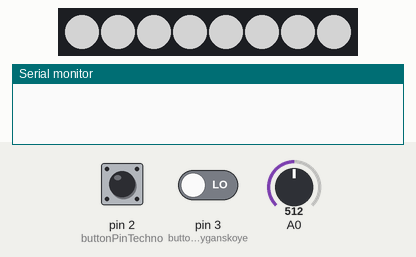
This sketch was run on a simulated Arduino Uno, built with avr-gcc and run on an emulated ATmega328P. On the bench: 8 RGB LEDs in strip order, left to right, the last lines printed to the serial monitor. Inputs (shaded band) come from the test bench; at power-on: pin 2 (buttonPinTechno) LOW, A0 = 512, pin 3 (buttonPinTsyganskoye) LOW. Dim RGB values are drawn brighter than linear; random numbers use the default seed unless the sketch sets one.

Above: at 1.2 s.
1.3 s: pin 2 (buttonPinTechno) pulled HIGH for 0.15 s
At 2.2 s:
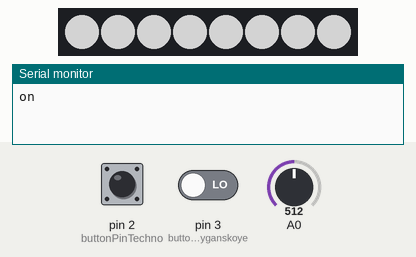
3.0 s: A0 set to 716
At 4.2 s:
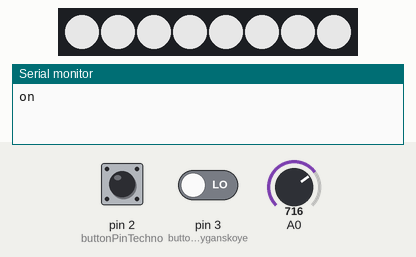
4.5 s: A0 set to 900
At 5.4 s:
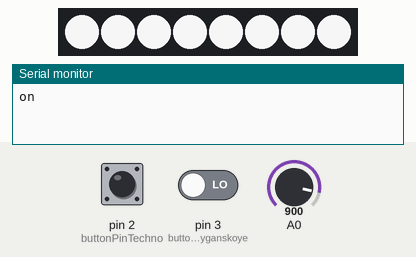
6.0 s: A0 set to 0
At 6.4 s:
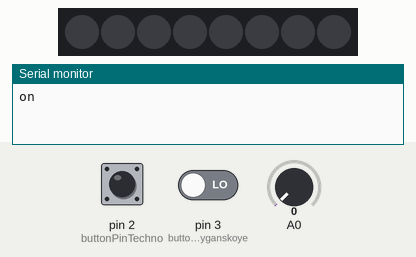
7.5 s: A0 set to 511
At 8.7 s:
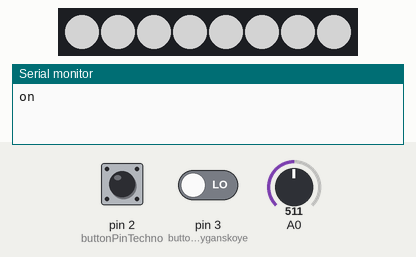
9.0 s: pin 2 (buttonPinTechno) driven HIGH and pin 3 (buttonPinTsyganskoye) driven HIGH
At 9.05 s:
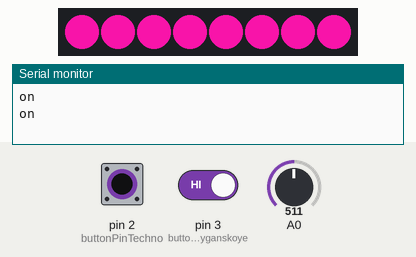
Timing chart, 0 to 14.1 s (numbered marks = the images above; inputs shaded):
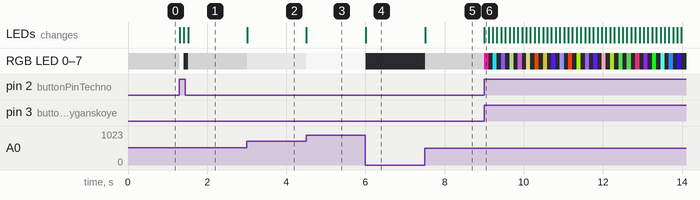

Measured:
- after the input at 1.3 s, RGB LED 0–7: RGB(127, 127, 127) → RGB(255, 255, 255) at once, → off 0.10 s later, → RGB(127, 127, 127) 0.11 s later; the LEDs: first change at once (image 1 shows a later state)
- after the input at 3.0 s, RGB LED 0–7: RGB(127, 127, 127) → RGB(178, 178, 178) at once; the LEDs: change at once (image 2)
- after the input at 4.5 s, RGB LED 0–7: RGB(178, 178, 178) → RGB(224, 224, 224) at once; the LEDs: change at once (image 3)
- after the input at 6.0 s, RGB LED 0–7: RGB(224, 224, 224) → off at once; the LEDs: change at once (image 4)
- after the input at 7.5 s, RGB LED 0–7: off → RGB(127, 127, 127) at once; the LEDs: change at once (image 5)
- after the input at 9.0 s, RGB LED 0–7: RGB(127, 127, 127) → RGB(232, 19, 158) at once, → off 0.10 s later, → RGB(38, 175, 197) 0.11 s later, → off 0.11 s later, … (48 changes in this stretch); the LEDs: change at once (image 6)

The sketch:

FUBSEQ8I2D6IO1B.ino
```cpp
#include <Adafruit_NeoPixel.h>

#define PIN      6
#define N_LEDS   8
const int buttonPinTechno = 2;     // the number of the pushbutton pin
const int buttonPinTsyganskoye = 3;     // the number of the pushbutton pin
int sensorValue=0;
int incomingByte = 0;   // for incoming serial data

int light_power=0;
int tsyganState = 0;
int technoState = 0;
String RGB = ""; //store RGB code from BT

boolean RGB_Completed = false;

Adafruit_NeoPixel strip = Adafruit_NeoPixel(N_LEDS, PIN, NEO_GRB + NEO_KHZ800);

void setup() {
  strip.begin();
  pinMode(buttonPinTechno, INPUT);
  pinMode(buttonPinTsyganskoye, INPUT);
  Serial.begin(9600);


}

void loop() {


    //checking buttons
      technoState = digitalRead(buttonPinTechno);
      tsyganState = digitalRead(buttonPinTsyganskoye);

     if (technoState == HIGH) {
      Serial.println("on");
        if(tsyganState == HIGH)
          {
                techno_tsygan();
           }
        else
          {
                techno();
          }
     } else {
       sensorValue = analogRead(A0);  // получаем текущее значение
       light_power=sensorValue*0.24926686217;
       light(light_power);
     }
     //Serial.println("bluetoth test");
}

static void chase(uint32_t c) {
  for(uint16_t i=0; i<strip.numPixels()+4; i++) {
      strip.setPixelColor(i , c); // Draw new pixel
      strip.setPixelColor(i-3, 0); // Erase pixel a few steps back
      strip.show();
      delay(250);
  }
}
static void light(int power)
{   uint32_t color=strip.Color(power, power, power);

    for(uint16_t i=0; i<strip.numPixels()+4; i++)
    {
      strip.setPixelColor(i , color); // Draw new pixel
      strip.show();
    }

}

static void techno()
{
uint32_t color=strip.Color(255, 255, 255);

  for(uint16_t i=0; i<strip.numPixels()+4; i++)
    {
      strip.setPixelColor(i , color); // Draw new pixel
      strip.show();
    }
    delay(100);
    for(uint16_t i=0; i<strip.numPixels()+4; i++)
    {
      strip.setPixelColor(i, 0); // Erase pixel a few steps back
      strip.show();

    }
        delay(100);
}
static void techno_tsygan()
{
  uint32_t color=get_random_color();
  for(uint16_t i=0; i<strip.numPixels()+4; i++)
    {
      strip.setPixelColor(i , color); // Draw new pixel
      strip.show();
    }
    delay(100);
    for(uint16_t i=0; i<strip.numPixels()+4; i++)
    {
      strip.setPixelColor(i, 0); // Erase pixel a few steps back
      strip.show();

    }
        delay(100);


}
uint32_t get_random_color()
{
        int r= random(0, 255);
        int g= random(0, 255);
        int b= random(0, 255);
        return strip.Color(r, g, b);
}
```
